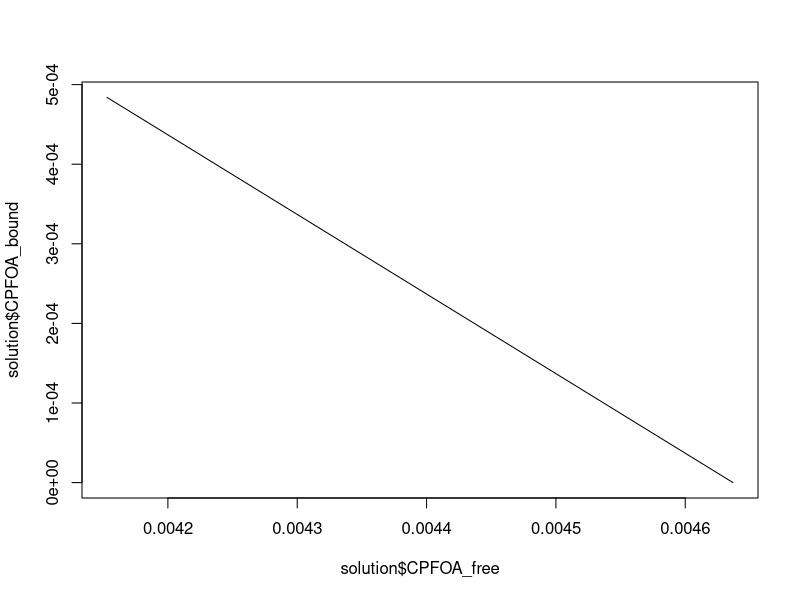

The R source for this figure: (Note: this script raises an error after producing the figure.)
#female increase in BW: 3.5 g/d
#Male increase in BW: 5.9 g.d

library(deSolve)

create.params <- function(user.input){
  with(as.list(user.input),{

    # https://doi.org/10.3390/toxics12040253, Table 1
    
    n=1
    Ka <- 7e4
    CalbB_init <- 486*1e-06 #mol/L
    Calb_exp_init <- 600*1e-06 #mol/L
    Cpfoa_init <-  1.92/414.07#5*1e-06 #mol/L
    koff_alb <- 0.0005 #1/s
    kon_alb <- Ka * koff_alb #1/M/s

    return(list("CalbB_init" = CalbB_init, "Cpfoa_init" = Cpfoa_init, "kon_alb" = kon_alb, 
                "koff_alb" = koff_alb,
                "Calb_exp_init" = Calb_exp_init,"n"=n
    ))
    
  })
}  

ode.func <- function(time, inits, params){
  with(as.list(c(inits, params)),{

    
    dCalb_free = koff_alb*Calb_bound - n*kon_alb*Calb_free*CPFOA_free
    dCPFOA_free = koff_alb*Calb_bound - n*kon_alb*Calb_free*CPFOA_free
    
    dCalb_bound = - koff_alb*Calb_bound + n*kon_alb*Calb_free*CPFOA_free
    dCPFOA_bound = - koff_alb*Calb_bound + n*kon_alb*Calb_free*CPFOA_free
    
   ff = CPFOA_free / (CPFOA_free  + CPFOA_bound )

    
    list(c('dCalb_free' = dCalb_free, 'dCPFOA_free' = dCPFOA_free, 'dCalb_bound' = dCalb_bound,
           'dCPFOA_bound' = dCPFOA_bound), ff = ff)
    
  })
}

#Initial condition for each compartment.

create.inits <- function(parameters){
  with(as.list(parameters),{
    
    Calb_free <- CalbB_init; CPFOA_free <- Cpfoa_init
    Calb_bound<- 0; CPFOA_bound<-0
    
    
    return(c('Calb_free' = Calb_free, 'CPFOA_free' = CPFOA_free,
             'Calb_bound' = Calb_bound, 'CPFOA_bound' = CPFOA_bound))
    
    
  })
}


create.events <- function(parameters){
  with(as.list(parameters), {
    
    
    return()
  })
}


###############################################
###############################################

params <- create.params(NULL)
inits <- create.inits(params)
events <- create.events(params)


sample_time=seq(0,48,1)
solution <- data.frame(deSolve::ode(times = sample_time,  func = ode.func,
                                    y = inits, parms = params,events = events,
                                    method="lsodes",rtol = 1e-07, atol = 1e-07))
plot(solution$CPFOA_free, solution$CPFOA_bound, type = "l")

Bmax = 486*1e-06
Ka <- 5.8e5
kd <- 1/Ka
CalbB_init <- 486*1e-06 #mol/L
Calb_exp_init <- 600*1e-06 #mol/L
Cpfoa_init <-  1.92/414.07#5*1e-06 #mol/L
koff_alb <- 0.01 #1/s
kon_alb <- Ka * koff_alb #1/M/s

Cfree = seq(1e-6,1e-4, 1e-6)
Cbound = n*Bmax*Cfree/(Cfree+kd)
plot(Cfree, Cbound)
